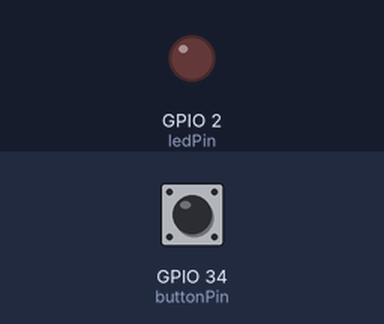
Recording of a program running on a simulated ESP32. Parts: output pins drawn as LEDs (lit = HIGH). The inputs (shaded band) are chosen by the test bench; at power-on: GPIO 34 (buttonPin) HIGH.

Above: at 1.2 s.
1.3 s: GPIO 34 (buttonPin) pulled LOW for 0.15 s
At 2.5 s:
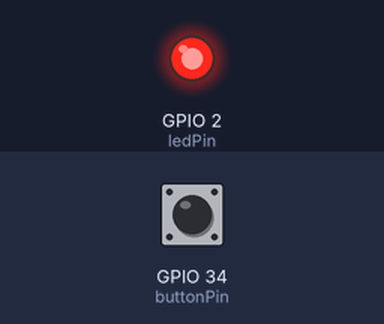
2.9 s: GPIO 34 (buttonPin) pulled LOW for 1 s
At 3.8 s:
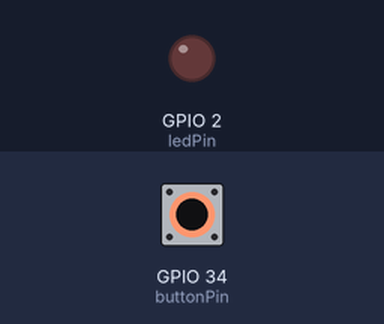
5.4 s: GPIO 34 (buttonPin) pulled LOW for 3.2 s
At 6.9 s:
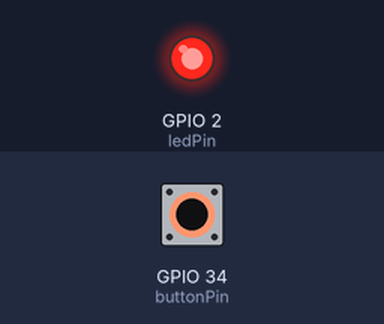
Timing chart, 0 to 8.4 s (numbered marks = the images above; inputs shaded):
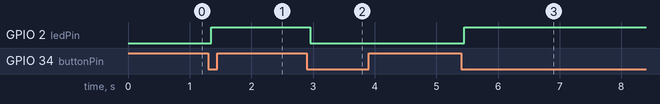

Measured:
- after the input at 1.3 s, GPIO 2 (ledPin): LOW → HIGH after 0.05 s
- after the input at 2.9 s, GPIO 2 (ledPin): HIGH → LOW after 0.05 s
- after the input at 5.4 s, GPIO 2 (ledPin): LOW → HIGH after 0.05 s

The program:

main.cpp
```cpp
#include <Arduino.h>

const int buttonPin = 34;     // 버튼 핀
const int ledPin = 2;       // LED 핀

bool ledState = LOW;         // 현재 LED 상태
bool lastButtonState = LOW;  // 이전 버튼 상태
bool buttonState = LOW;      // 현재 버튼 상태

unsigned long lastDebounceTime = 0;  // 마지막 디바운싱 시간
const unsigned long debounceDelay = 50;  // 디바운스 딜레이 (ms)

void setup() {
  pinMode(buttonPin, INPUT);
  pinMode(ledPin, OUTPUT);
  digitalWrite(ledPin, ledState);
}

void loop() {
  int reading = digitalRead(buttonPin); // 현재 버튼 상태 읽기

  // 버튼 상태가 이전과 다를 경우 디바운스 시간 기록
  if (reading != lastButtonState) {
    lastDebounceTime = millis();
  }

  // 디바운스 시간 경과 후 안정된 입력이면 버튼 상태 갱신
  if ((millis() - lastDebounceTime) > debounceDelay) {
    if (reading != buttonState) {
      buttonState = reading;

      // 버튼 눌림 상태에서만 LED 토글
      if (buttonState == LOW) {
        ledState = !ledState;
        digitalWrite(ledPin, ledState);
      }
    }
  }

  lastButtonState = reading;
}
```
